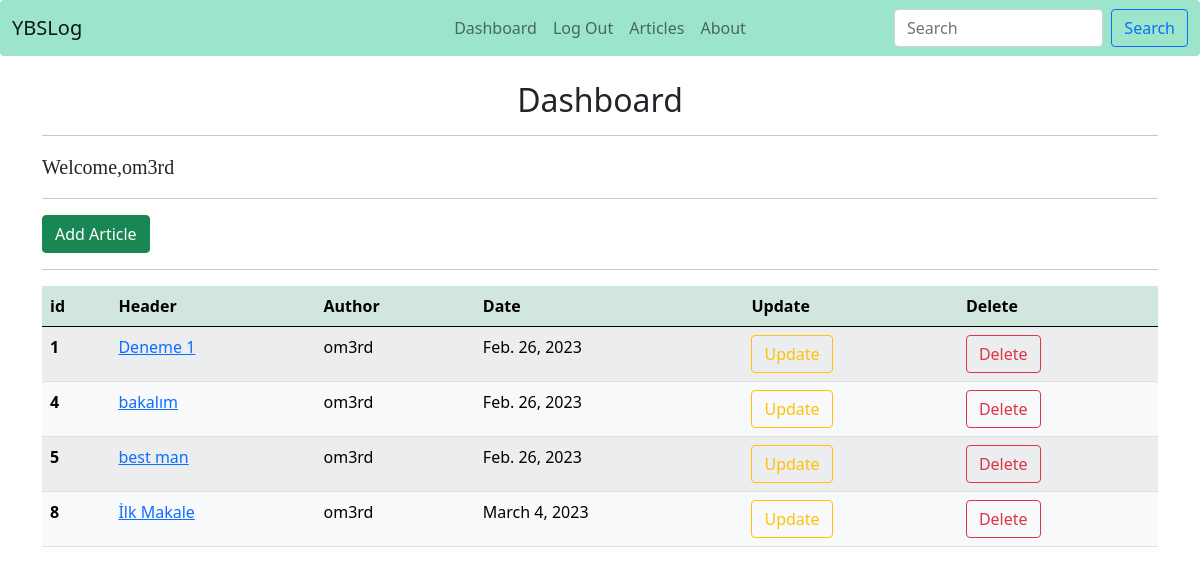
/articles/dashboard/ (signed in), run on an earlier commit of the app's database.
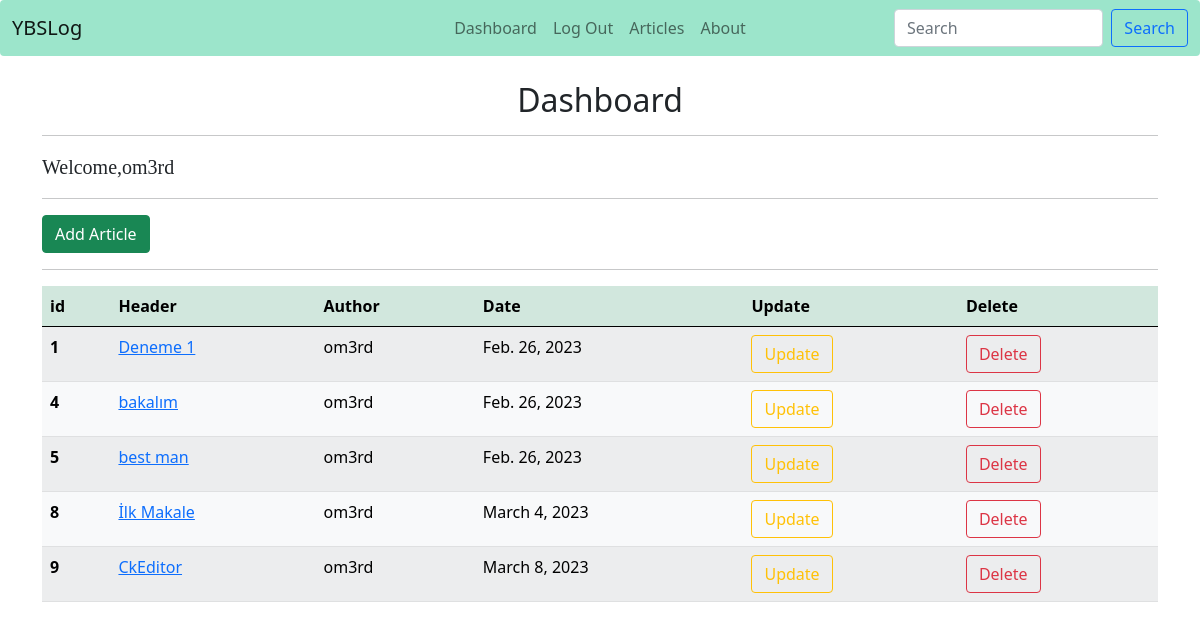
And on a later commit of the database.
### article/models.py (models this page shows, shortened)
class Article(models.Model):  #djangonun kendi tablosu olan auth user ı aldık
    author = models.ForeignKey("auth.User",on_delete = models.CASCADE)
    title = models.CharField(max_length = 50)
    content = RichTextField()
    created_date = models.DateField(auto_now_add = True)
    linkedin = models.URLField(null = False, blank = True, max_length=200)
    github = models.URLField(max_length = 200, null = False, blank = True)
    article_image = models.FileField(blank = True, null = True,verbose_name ="Add photo into article")

### article/views.py (the view)
# urls.py: path('dashboard/',views.dashboard, name = "dashboard"),
def dashboard(request):
    articles = Article.objects.filter(author = request.user) #tüm article'ları aldık ve yazar olarak açık hesabı seçerek dashboard'da kendi makalesini görsün diye
    context = {
        "articles":articles
    }
    return render(request,"dashboard.html",context)

### templates/dashboard.html (shortened to what this page needs)
{% extends 'layout.html' %}
{% block body %}
<h2 style ="text-align:center;">Dashboard</h2>
<hr>
<p style = "font-family: serif; font-size: 20px; font-style: normal;">
    Welcome,{{request.user.username}}
</p>
<hr>
<a class = "btn btn-success" href = "articles/addarticle">Add Article</a>
<hr>
{% if articles %}
<table class="table table-light table-hover table-striped">
    <thead class = "table-success">
      <tr>
        <th scope="col">id</th>
        <th scope="col">Header</th>
        <th scope="col">Author</th>
        <th scope="col">Date</th>
        <th scope="col">Update</th>
        <th scope="col">Delete</th>
      </tr>
    </thead>
    <tbody>
        {% for article in articles  %}
        <tr>
            <th scope="row">{{article.id}}</th>
            <td><a href="/articles/article/{{article.id}}">{{article.title}}</a></td>
            <td>{{article.author.username}}</td>
            <td>{{article.created_date}}</td>
            <td><a href = "/articles/update/{{article.id}}" class = "btn btn-outline-warning">Update</a></td>
            <td><a href = "/articles/delete/{{article.id}}" class = "btn btn-outline-danger">Delete</a></td>
        </tr>
        {% endfor %}
    </tbody>
  </table>
{% endif %}
{% endblock body %}

What changed in the data, as far as the page shows it:
added Article: id "9", title "CkEditor", author.username "om3rd", created_date "March 8, 2023"
